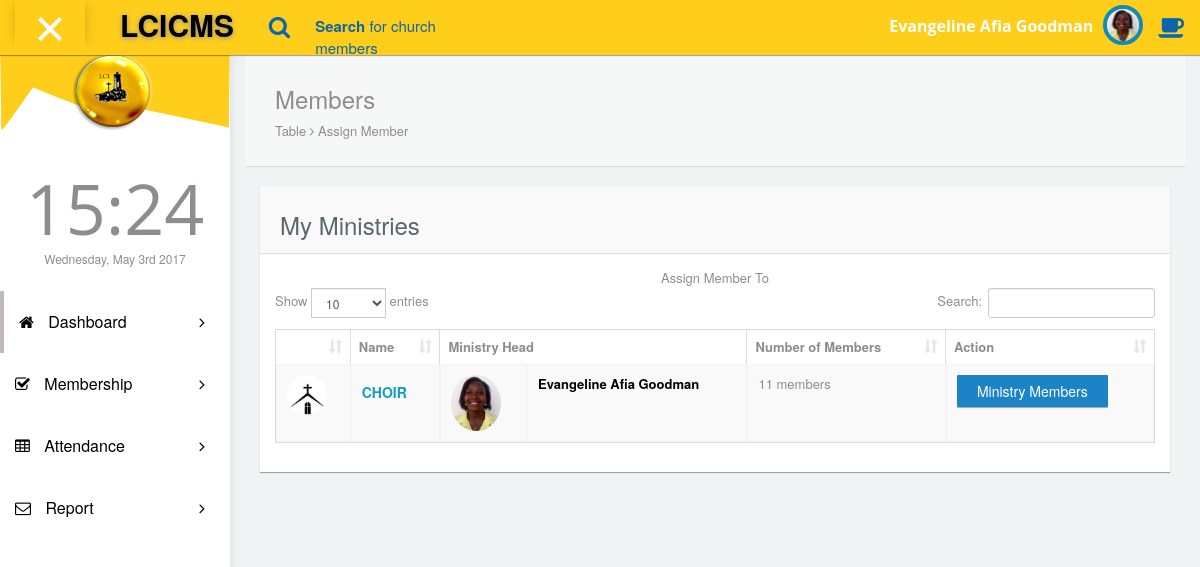
The app's page /cms/ministry.php (signed in) with its own data.
### tables this page shows
CREATE TABLE `accounts` (
  `accountid` int(250) NOT NULL,
  `username` varchar(250) NOT NULL,
  `password` varchar(250) NOT NULL,
  `realpass` varchar(255) NOT NULL,
  `account_type` int(255) NOT NULL,
  `memberid` int(255) NOT NULL,
  `administrator` int(255) NOT NULL,
  `ministry_head` int(255) NOT NULL,
  `shepherd` int(255) NOT NULL,
  `data_entry` int(255) NOT NULL,
  `follow_up` int(255) NOT NULL,
  `account` int(255) NOT NULL,
  `information` int(255) NOT NULL,
  `date` varchar(250) NOT NULL
);

CREATE TABLE `member` (
  `memberid` int(250) NOT NULL,
  `salutation` varchar(50) NOT NULL,
  `firstname` varchar(250) NOT NULL,
  `lastname` varchar(250) NOT NULL,
  `dob` varchar(255) NOT NULL,
  `gender` varchar(50) NOT NULL,
  `maritalstatus` varchar(250) NOT NULL,
  `occupation` varchar(250) NOT NULL,
  `nationality` varchar(250) NOT NULL,
  `residence` varchar(255) NOT NULL,
  `post_address` varchar(255) NOT NULL,
  `directiontohse` text NOT NULL,
  `mobile1` varchar(250) NOT NULL,
  `mobile2` varchar(255) NOT NULL,
  `email` varchar(250) NOT NULL,
  `branch_id` int(250) NOT NULL,
  `cp` int(250) NOT NULL,
  `cp_rel` varchar(255) NOT NULL,
  `cp_mobile` varchar(255) NOT NULL,
  `date` timestamp(6) NOT NULL DEFAULT CURRENT_TIMESTAMP(6) ON UPDATE CURRENT_TIMESTAMP(6),
  `picture` text NOT NULL,
  `lng` double NOT NULL,
  `lat` double NOT NULL,
  `bday` varchar(255) NOT NULL,
  `yearjoin` varchar(50) NOT NULL
);

CREATE TABLE `ministry` (
  `ministry_id` int(255) NOT NULL,
  `name` varchar(255) NOT NULL,
  `head` int(255) NOT NULL,
  `assistant` int(255) NOT NULL,
  `date` varchar(255) NOT NULL
);

### cms/database/database.php (called while the page is built, shortened)
<?php
class Database_conn {
    private $host = "localhost";
    private $user = "lcinavro_user";
    private $password = "lcinavro1234";
    private $database = "lcinavro_cms";
    function connectDB() {
        $conn = mysqli_connect($this->host, $this->user, $this->password, $this->database);
        return $conn;
    }
    function queryrow($query) {
        $result = mysqli_query($this->connectDB(), $query);
        $rows = mysqli_num_rows($result);
        return $rows;
    }
}
$process = new Database_conn();
?>

### cms/ministry.php (the view, shortened to what this page needs)
<!DOCTYPE html>
<html lang="en">
<head>
  <?php
			  include('database/database.php');
include('loadmenu.php');
  ?>
  <link rel="stylesheet" type="text/css" href="asset/css/bootstrap.min.css">
  <link rel="stylesheet" type="text/css" href="asset/css/plugins/font-awesome.min.css"/>
  <link rel="stylesheet" type="text/css" href="asset/css/plugins/datatables.bootstrap.min.css"/>
  <link rel="stylesheet" type="text/css" href="asset/css/plugins/animate.min.css"/>
  <link href="asset/css/style.css" rel="stylesheet">
</head>
<body id="LCICMS" class="dashboard">
<?php
										$tablequeryhead="SELECT * FROM member INNER JOIN accounts ON accounts.memberid=member.memberid WHERE accounts.accountid='".$_SESSION['accountid']."'";
										$tableresulthead = mysqli_query($process->connectDB(),$tablequeryhead);
										$tablerowshead=mysqli_fetch_assoc($tableresulthead);
										  ?>
        <nav class="navbar navbar-default header navbar-fixed-top">
          <div class="col-md-12 nav-wrapper">
            <div class="navbar-header" style="width:100%;">
              <div class="opener-left-menu is-open">
                <span class="bottom"></span>
              </div>
                <a href="index.php" class="navbar-brand">
                 <b>LCICMS</b>
                </a>
              <ul class="nav navbar-nav search-nav">
                <li>
                   <div class="search">
                    <span class="fa fa-search icon-search" style="font-size:23px;"></span>
                    <div class="form-group form-animate-text">
                      <input type="text" class="form-text" required>
                      <label class="label-search"><b>Search</b> for church members </label>
                    </div>
                  </div>
                </li>
              </ul>
              <ul class="nav navbar-nav navbar-right user-nav">
                <li class="user-name"><span><?php echo $tablerowshead['firstname'].' '.$tablerowshead['lastname']; ?></span></li>
                  <li class="dropdown avatar-dropdown">
                   <img src="form/img/img_member/<?php echo $tablerowshead['picture']; ?>" class="img-circle avatar" alt="user name" data-toggle="dropdown" aria-haspopup="true" aria-expanded="true"/>
                </li>
                <li ><a href="#" class="opener-right-menu"><span class="fa fa-coffee"></span></a></li>
              </ul>
            </div>
          </div>
        </nav>
      <div class="container-fluid LCICMS-wrapper">
            <div id="left-menu">
             <?php echo left_menu();  ?>
			 </div>
            <div id="content">
               <div class="panel box-shadow-none content-header">
                  <div class="panel-body">
                    <div class="col-md-12">
                        <h3 class="animated fadeInLeft">Members</h3>
                        <p class="animated fadeInDown">
                          Table <span class="fa-angle-right fa"></span> Assign Member
                        </p>
                    </div>
                  </div>
              </div>
              <div class="top-20 padding-0">
                <div class="col-md-12">
                  <div class="panel">
                    <div class="panel-heading" style=""><h3>My Ministries</h3></div>
                    <div class="panel-body">
                      <div class="responsive-table">
					 <?php
	if(isset($_POST['submit']) && !empty($_POST['shepherd']) && !empty($_POST['sheep'])){
				 date_default_timezone_set('UTC');
				  $date_uploaded =date("r",time());
				$shepherd  = $_POST['shepherd'];
				$sheep  = $_POST['sheep'];
				$array_register= $format_register = array();
				$array_register['shepherd'] = $shepherd;
				$array_register['sheep'] = $sheep;
				$process->format($array_register);
				$error=$process->error();
				if($process->error()===true){
		$query ="INSERT INTO assignment(assignment_id,shepherd,sheep,date)
		VALUES(NULL,'".$shepherd."','".$sheep."','".$date_uploaded."')" ;
				$result = $process->numRows($query);
				if($result){
					$tablequery3="SELECT * FROM member WHERE memberid  = '".$sheep."'";
										$tableresult3 = mysqli_query($process->connectDB(),$tablequery3);
		                                $tablerows3=$process->queryrow($tablequery3);
										$tablerows3=mysqli_fetch_assoc($tableresult3);
				  echo '<center><h5 style="color:green;">Success! You have assigned '.$tablerows3['lastname'].' '.$tablerows3['firstname'].' to '.$tablerows2['firstname'].'</h5></center>';
				}else{
					echo "Sheep Assigned";
					}
				}else{
					echo "Couldnt Assign Sheep";
				}
				}else{
					echo '<center>Assign Member To </center>';
				}
?>
                      <table id="datatables-example" class="table table-striped table-bordered datatable" width="100%" cellspacing="0">
                      <thead>
                        <tr>
						<th></th>
                          <th>Name</th>
						  <th colspan="2">Ministry Head</th>
                          <th>Number of Members</th>
						  <th>Action</th>
                        </tr>
                      </thead>
                      <tbody>
					 <?php
										$tablequery="SELECT * FROM ministry WHERE head='".$_SESSION['memberid']."' || assistant='".$_SESSION['memberid']."'";
										$tableresult = mysqli_query($process->connectDB(),$tablequery);
		                                $tablerows=$process->queryrow($tablequery);
		                                if($tablerows>0){
										while($tablerows=mysqli_fetch_assoc($tableresult)) {
										$tablequerymem3="SELECT * FROM member WHERE memberid='".$tablerows['head']."'";
										$tableresultmem3 = mysqli_query($process->connectDB(),$tablequerymem3);
										$tablerowsmem3=mysqli_fetch_assoc($tableresultmem3);
										$tablequerymin="SELECT * FROM ministry_member WHERE ministry_id='".$tablerows['ministry_id']."'";
										$tableresultmin = mysqli_query($process->connectDB(),$tablequerymin);
$num=mysqli_num_rows($tableresultmin);
										  ?>
						<tr>
						<td><img src="asset/img/mini.jpg" style="width:40px; height:40px; border-radius:50%;"/></td>
                          <td> <a href="addtoministry.php?ministry_id=<?php echo $tablerows['ministry_id']; ?>&&name=<?php echo $tablerows['name']; ?>"><h5 style="color:#0f9ec0;"><b><?php echo $tablerows['name']; ?></b></h5></a></td>
                          <td><img src="form/img/img_member/<?php echo $tablerowsmem3['picture']; ?>" style="width:50px; border-radius:50%;"/></td>
                          <td><a href="member_detail.php?memberid=<?php echo $tablerowsmem3['memberid']; ?>&&member_detail=<?php echo $tablerowsmem3['lastname'].'_'.$tablerowsmem3['firstname']; ?>"><?php echo $tablerowsmem3['firstname'].' '.$tablerowsmem3['lastname']; ?></a></td>
						  <td>
						  <?php echo $num.' members'; ?>
						  </td>
                       <td><div>
						   <a href="addtoministry.php?ministry_id=<?php echo $tablerows['ministry_id']; ?>&&name=<?php echo $tablerows['name']; ?>" id="show"  class="btn btn-primary">Ministry Members</a>
						 </div>
						  </td>
						</tr>
						 <?php  }
											}
											?>
                      </tbody>
                        </table>
                      </div>
                  </div>
                </div>
              </div>
              </div>
            </div>
      </div>
</body>
</html>

### records on screen
accounts: memberid.firstname "Evangeline", memberid.lastname "Afia Goodman", memberid.picture (picture)
ministry: name "CHOIR", member.picture (picture), member.firstname "Evangeline", member.lastname "Afia Goodman", num "11"
